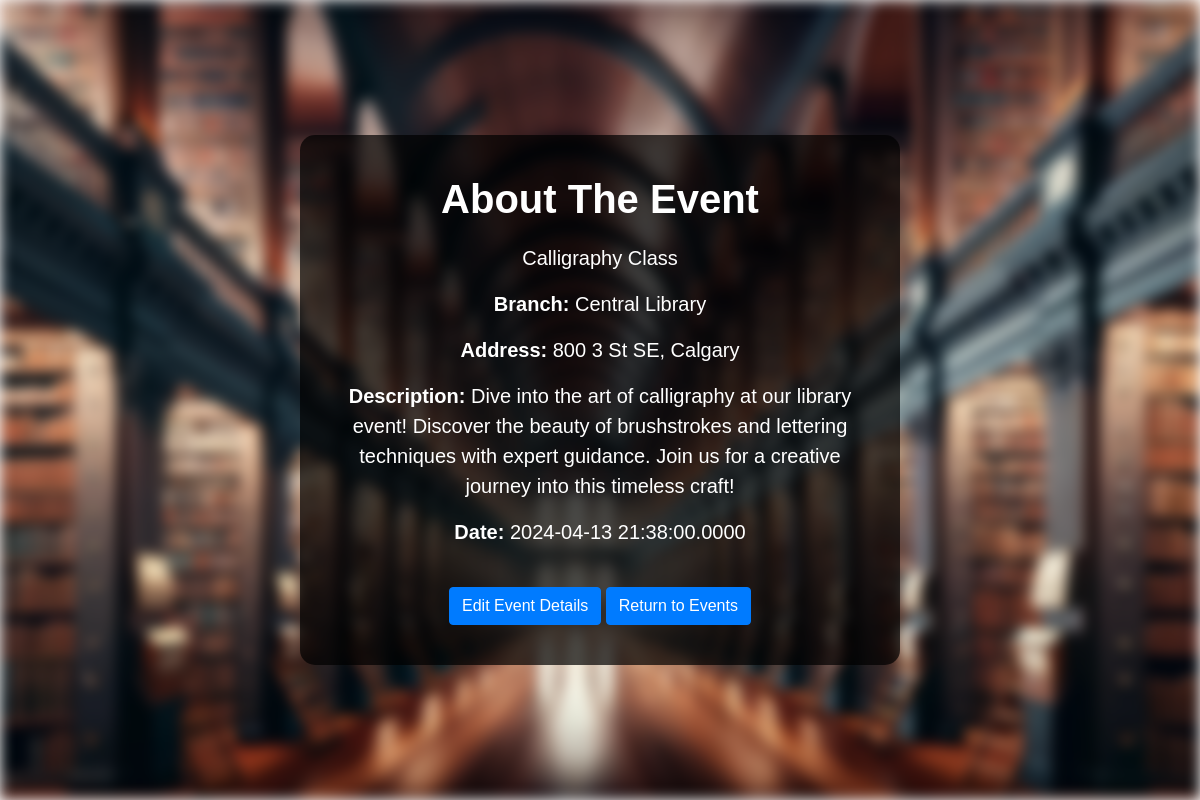
Page /includes/admin-about-event.php?EventID=2332 (signed in) on the committed database.
### tables this page shows
CREATE TABLE `event` (
  `EventID` int(100) NOT NULL,
  `EventName` varchar(250) NOT NULL,
  `BranchID` int(100) NOT NULL,
  `Date` timestamp(4) NULL DEFAULT NULL,
  `Description` varchar(200) NOT NULL
);

CREATE TABLE `branch` (
  `BranchID` int(100) NOT NULL,
  `Branch Name` varchar(100) NOT NULL,
  `Address` varchar(250) NOT NULL
);

### includes/admin-about-event.php (the view, shortened to what this page needs)
<?php
include('sqlconnect.php');
$event = isset($_GET['EventID']) ? $_GET['EventID'] : null;
$eventDetails = null;
if ($event) {
    $query = "SELECT event.*, branch.`Branch Name`, branch.`Address` FROM branch JOIN event ON branch.BranchID = event.BranchID WHERE EventID = ?";
    $stmt = $con->prepare($query);
    $stmt->bind_param("i", $event);
    $stmt->execute();
    $result = $stmt->get_result();
    $eventDetails = $result->fetch_assoc();
}
?>
<!DOCTYPE html>
<html lang="en">
<head>
    <link rel="stylesheet" href="https://stackpath.bootstrapcdn.com/bootstrap/4.5.2/css/bootstrap.min.css">
</head>
<body>
    <div class="background"></div>
    <div class="overlay">
        <h1 class="edit-details-event">About The Event</h1>
        <div class="event-details">
            <?php echo htmlspecialchars($eventDetails['EventName']); ?></p>
            <p><strong>Branch:</strong> <?php echo htmlspecialchars($eventDetails['Branch Name']); ?></p>
            <p><strong>Address:</strong> <?php echo htmlspecialchars($eventDetails['Address']); ?></p>
            <p><strong>Description:</strong> <?php echo htmlspecialchars($eventDetails['Description']); ?></p>
            <p><strong>Date:</strong> <?php echo htmlspecialchars($eventDetails['Date']); ?></p>
        </div>
        <a href="edit-event.php?EventID=<?php echo $eventDetails['EventID']; ?>" class="btn btn-primary edit-button">Edit Event Details</a>
        <a href="admin-event.php" class="btn btn-primary edit-button">Return to Events</a>
    </div>
</body>
</html>

### includes/admin-about-event.php (style rules this page uses)
body { margin: 0; padding: 0; font-family: Arial, sans-serif; overflow: hidden; height: 100vh; display: flex; justify-content: center; align-items: center; }
.background { position: fixed; top: 0; left: 0; width: 100%; height: 100%; background: url('bookimg/bgpic.jpg') no-repeat center center fixed; background-size: cover; filter: blur(7px); z-index: -1; }
.overlay { background-color: rgba(0, 0, 0, 0.7); padding: 40px; border-radius: 15px; width: 100%; max-width: 600px; text-align: center; color: white; }
.edit-details-event { font-weight: bold; color: white; margin-bottom: 20px; }
.event-details { font-size: 20px; color: white; margin-bottom: 20px; }
.edit-button { margin-top: 20px; }

### rows in the picture
event: EventName "Calligraphy Class", BranchID "Central Library", BranchID.Address "800 3 St SE, Calgary", Description "Dive into the art of calligraphy at our library event! Discover the beauty of brushstrokes and lettering techniques with expert guidance. Join us for a creative journey into this timeless craft!", Date "2024-04-13 21:38:00.0000"
